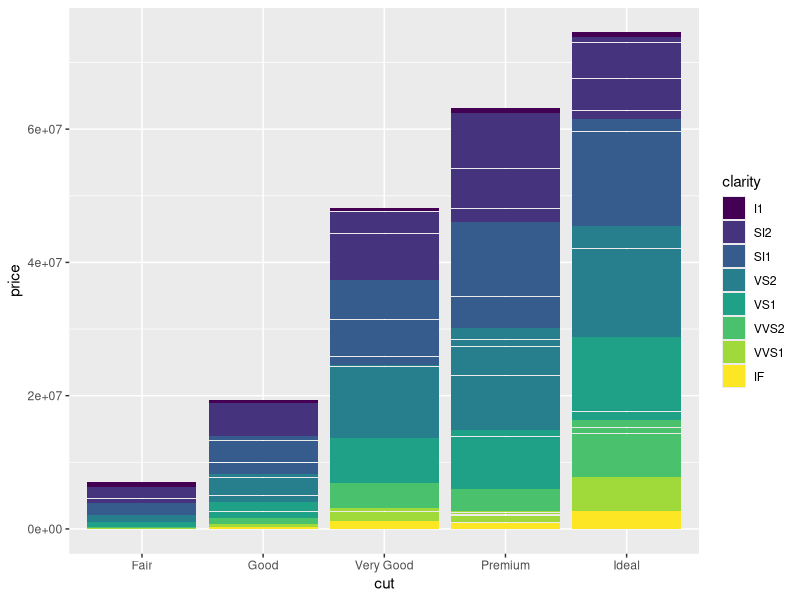
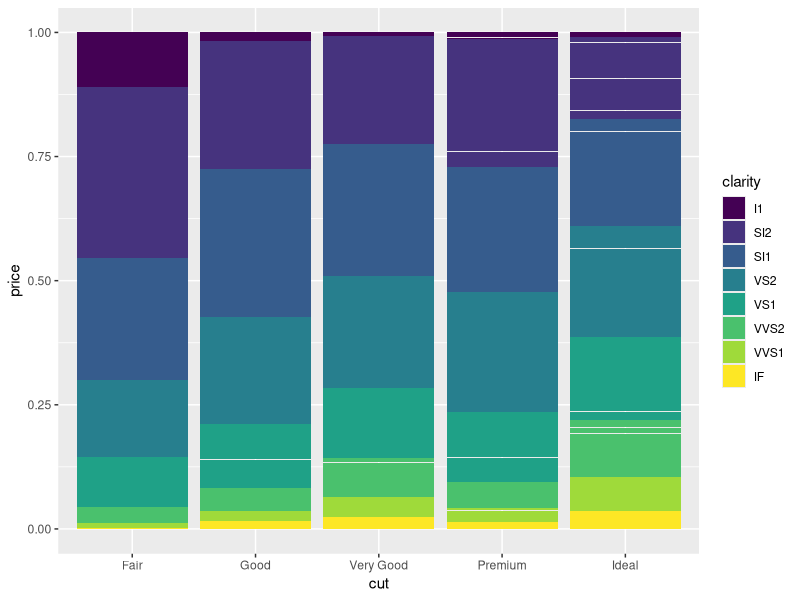
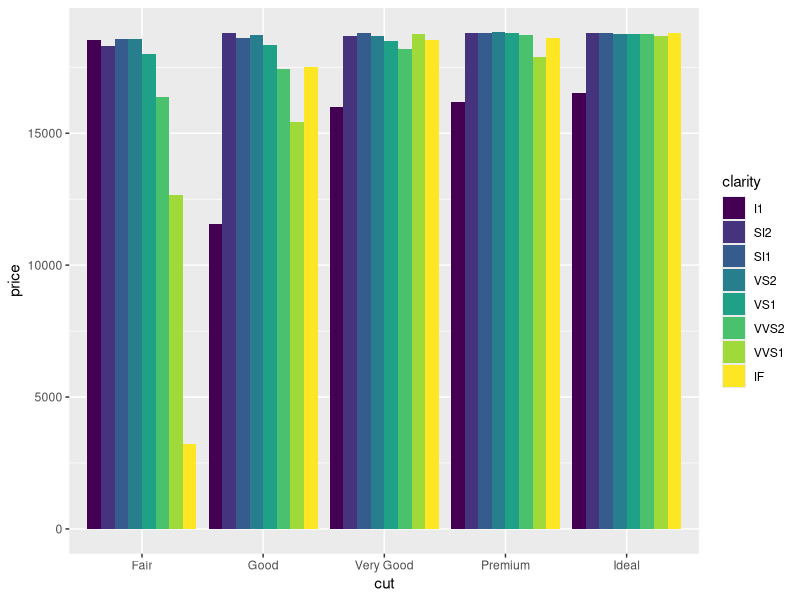
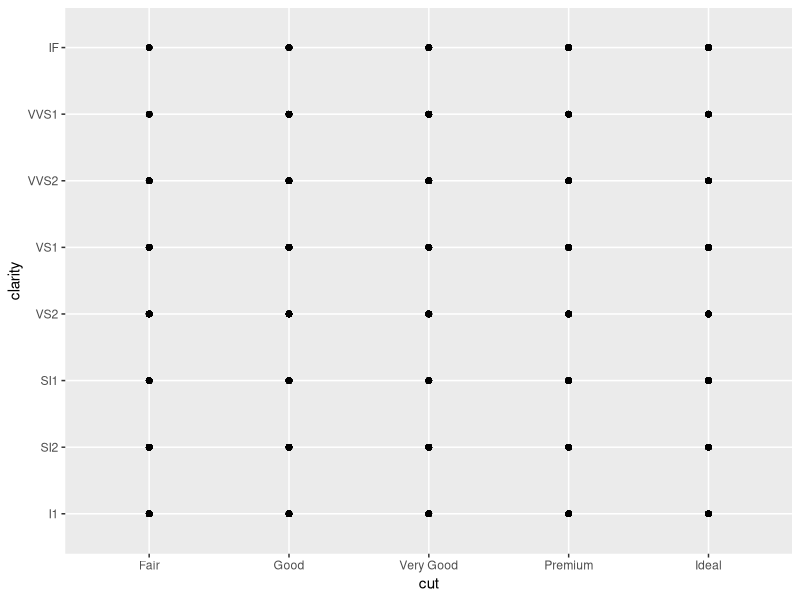
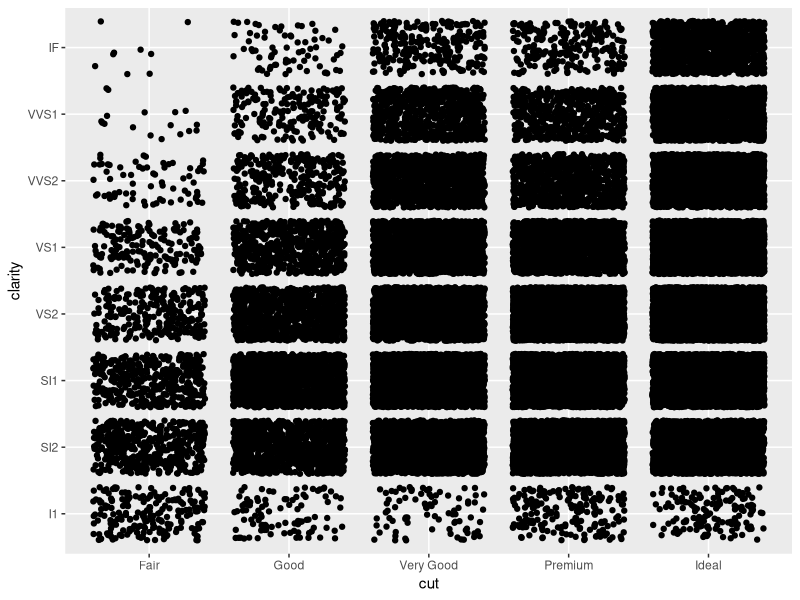
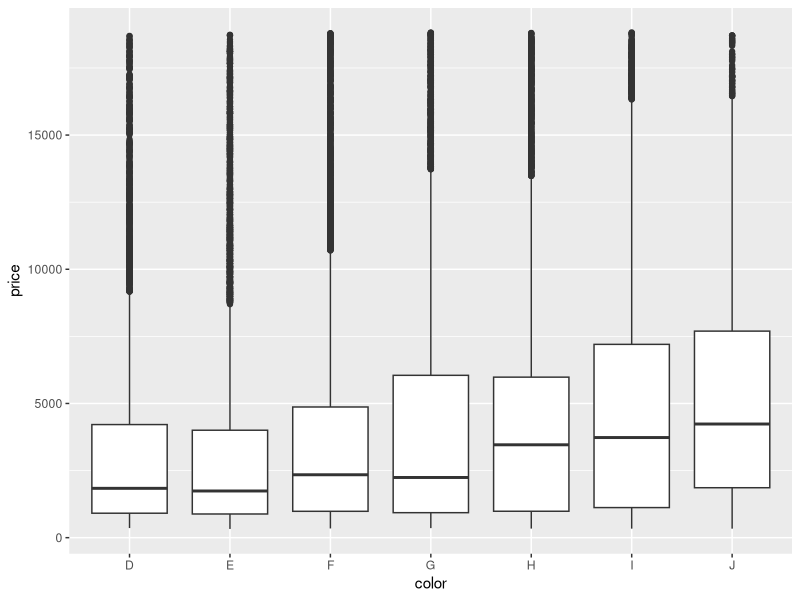
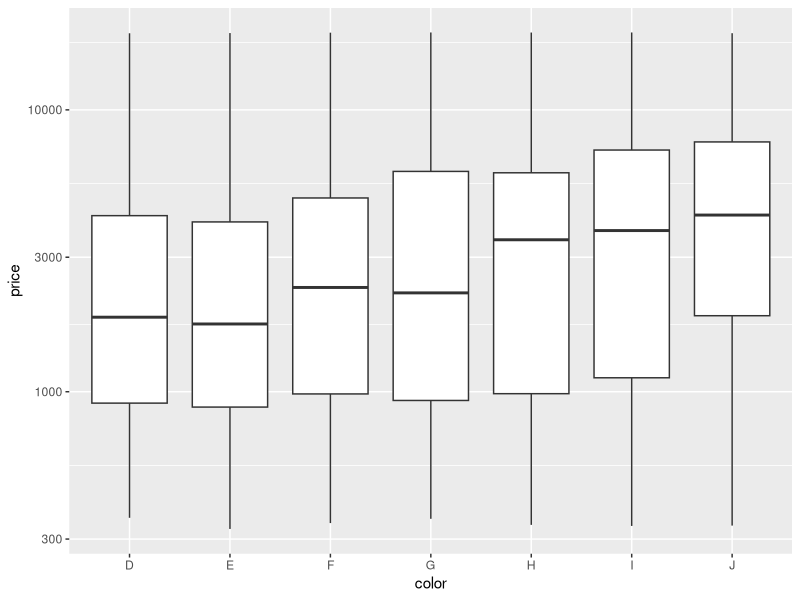
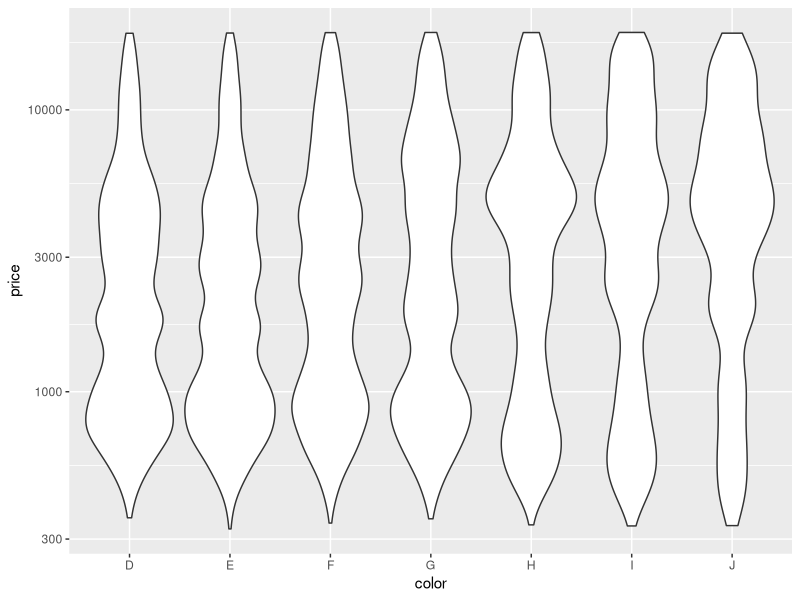

Source code (R) for these figures, in order:
# Exercise 2: advanced ggplot2 practice

# Install and load the `ggplot2` package
#install.packages('ggplot2')
library("ggplot2")

# For this exercise you will again be working with the `diamonds` data set.
# Use `?diamonds` to review details about this data set
?diamonds

## Position Adjustments

# Draw a column (bar) chart of diamonds cuts by price, with each bar filled by 
# clarity. You should see a _stacked_ bar chart.
ggplot(data = diamonds) +
  geom_col(mapping = aes(x = cut, y = price, fill = clarity))

# Draw the same chart again, but with each element positioned to "fill" the y axis
ggplot(data = diamonds) +
  geom_col(mapping = aes(x = cut, y = price, fill = clarity), position = "fill")

# Draw the same chart again, but with each element positioned to "dodge" each other
ggplot(data = diamonds) +
  geom_col(mapping = aes(x = cut, y = price, fill = clarity), position = "dodge")

# Draw a plot with point geometry with the x-position mapped to `cut` and the 
# y-position mapped to `clarity`
# This creates a "grid" grouping the points
ggplot(data = diamonds) +
  geom_point(mapping = aes(x = cut, y = clarity))

# Use the "jitter" position adjustment to keep the points from all overlapping!
# (This works a little better with a sample of diamond data, such as from the 
# previous exercise).
ggplot(data = diamonds) +
  geom_point(mapping = aes(x = cut, y = clarity), position = "jitter")


## Scales

# Draw a "boxplot" (with `geom_boxplot`) for the diamond's price (y) by color (x)
ggplot(data = diamonds) +
  geom_boxplot(mapping = aes(x = color, y = price))

# This has a lot of outliers, making it harder to read. To fix this, draw the 
# same plot but with a _logarithmic_ scale for the y axis.
ggplot(data = diamonds) +
  geom_boxplot(mapping = aes(x = color, y = price)) +
  scale_y_log10()

# For another version, draw the same plot but with `violin` geometry instead of 
# `boxplot` geometry!
# How does the logarithmic scale change the data presentation?
ggplot(data = diamonds) +
  geom_violin(mapping = aes(x = color, y = price)) +
  scale_y_log10()

# Another interesting plot: draw a plot of the diamonds price (y) by carat (x), 
# using a heatmap of 2d bins (geom_bin2d)
# What happens when you make the x and y channels scale logarithmically?
ggplot(data = diamonds) +
  geom_bin2d(mapping = aes(x = carat, y = price)) +
  scale_x_log10()
  scale_y_log10()

# Draw a scatter plot for the diamonds price (y) by carat (x). Color each point
# by the clarity (Remember, this will take a while. Use a sample of the diamonds 
# for faster results)
ggplot(data = diamonds) +
  geom_point(mapping = aes(x = carat, y = price, color = clarity))

# Change the color of the previous plot using a ColorBrewer scale of your choice. 
# What looks nice?
ggplot(data = diamonds) +
  geom_point(mapping = aes(x = carat, y = price, color = clarity)) +
  scale_color_brewer(palette = "Purples")


## Coordinate Systems

# Draw a bar chart with x-position and fill color BOTH mapped to cut
# For best results, SET the `width` of the geometry to be 1 (fill plot, no space
# between)
# TIP: You can save the plot to a variable for easier modifications
chart <- ggplot(data = diamonds) +
  geom_bar(mapping = aes(x = position, color = cut), width = 1)

# Draw the same chart, but with the coordinate system flipped
chart <- ggplot(data = diamonds) +
  geom_bar(mapping = aes(x = position, color = cut), width = 1)

# Draw the same chart, but in a polar coordinate system. It's a Coxcomb chart!



## Facets

# Take the scatter plot of price by carat data (colored by clarity) and add 
# _facets_ based on the diamond's `color`
ggplot(data = diamonds) +
  geom_point(mapping = aes(x = carat, y = price, color = clarity))


## Saving Plots

# Use the `ggsave()` function to save the current (recent) plot to disk.
# Name the output file "my-plot.png".
# Make sure you've set the working directory!!
ggsave("my-plot.png")
